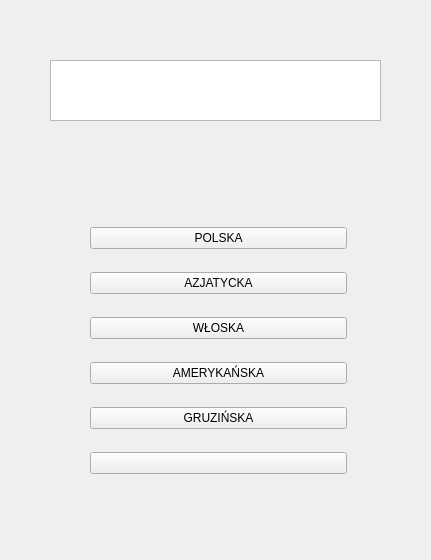
<?xml version="1.0" encoding="UTF-8"?>
<ui version="4.0">
 <class>MainWindow</class>
 <widget class="QMainWindow" name="MainWindow">
  <property name="geometry">
   <rect>
    <x>0</x>
    <y>0</y>
    <width>431</width>
    <height>560</height>
   </rect>
  </property>
  <property name="windowTitle">
   <string>Kulinarna mapa Wrocławia</string>
  </property>
  <property name="styleSheet">
   <string notr="true">background-image: url(:/img/img/1.png);</string>
  </property>
  <widget class="QWidget" name="centralwidget">
   <widget class="QWidget" name="verticalLayoutWidget">
    <property name="geometry">
     <rect>
      <x>90</x>
      <y>210</y>
      <width>257</width>
      <height>285</height>
     </rect>
    </property>
    <layout class="QVBoxLayout" name="verticalLayout">
     <item>
      <widget class="QPushButton" name="pushButton">
       <property name="autoFillBackground">
        <bool>false</bool>
       </property>
       <property name="styleSheet">
        <string notr="true">background-image: url(:/img/img/baton.png);
font: 87 18pt &quot;Georgia Pro Cond Black&quot;;</string>
       </property>
       <property name="text">
        <string>POLSKA</string>
       </property>
      </widget>
     </item>
     <item>
      <widget class="QPushButton" name="pushButton_3">
       <property name="styleSheet">
        <string notr="true">background-image: url(:/img/img/baton.png);
font: 87 18pt &quot;Georgia Pro Cond Black&quot;;</string>
       </property>
       <property name="text">
        <string>AZJATYCKA</string>
       </property>
      </widget>
     </item>
     <item>
      <widget class="QPushButton" name="pushButton_6">
       <property name="styleSheet">
        <string notr="true">background-image: url(:/img/img/baton.png);
font: 87 18pt &quot;Georgia Pro Cond Black&quot;;</string>
       </property>
       <property name="text">
        <string>WŁOSKA</string>
       </property>
      </widget>
     </item>
     <item>
      <widget class="QPushButton" name="pushButton_4">
       <property name="styleSheet">
        <string notr="true">background-image: url(:/img/img/baton.png);
font: 87 18pt &quot;Georgia Pro Cond Black&quot;;</string>
       </property>
       <property name="text">
        <string>AMERYKAŃSKA</string>
       </property>
      </widget>
     </item>
     <item>
      <widget class="QPushButton" name="pushButton_5">
       <property name="styleSheet">
        <string notr="true">background-image: url(:/img/img/baton.png);
font: 87 18pt &quot;Georgia Pro Cond Black&quot;;</string>
       </property>
       <property name="text">
        <string>GRUZIŃSKA</string>
       </property>
      </widget>
     </item>
     <item>
      <widget class="QPushButton" name="pushButton_2">
       <property name="text">
        <string/>
       </property>
      </widget>
     </item>
    </layout>
   </widget>
   <widget class="QTextBrowser" name="textBrowser">
    <property name="geometry">
     <rect>
      <x>50</x>
      <y>60</y>
      <width>331</width>
      <height>61</height>
     </rect>
    </property>
    <property name="styleSheet">
     <string notr="true">background-image: url(:/img/img/NAZWA.png);
font: 87 18pt &quot;Georgia Pro Cond Black&quot;;</string>
    </property>
    <property name="html">
     <string>&lt;!DOCTYPE HTML PUBLIC &quot;-//W3C//DTD HTML 4.0//EN&quot; &quot;http://www.w3.org/TR/REC-html40/strict.dtd&quot;&gt;
&lt;html&gt;&lt;head&gt;&lt;meta name=&quot;qrichtext&quot; content=&quot;1&quot; /&gt;&lt;style type=&quot;text/css&quot;&gt;
p, li { white-space: pre-wrap; }
&lt;/style&gt;&lt;/head&gt;&lt;body style=&quot; font-family:'Georgia Pro Cond Black'; font-size:18pt; font-weight:80; font-style:normal;&quot;&gt;
&lt;p align=&quot;center&quot; style=&quot; margin-top:0px; margin-bottom:0px; margin-left:0px; margin-right:0px; -qt-block-indent:0; text-indent:0px;&quot;&gt;&lt;span style=&quot; font-size:12pt; color:#ffffff;&quot;&gt;KULINARNA MAPA WROCŁAWIA&lt;/span&gt;&lt;/p&gt;&lt;/body&gt;&lt;/html&gt;</string>
    </property>
   </widget>
  </widget>
 </widget>
 <resources/>
 <connections/>
</ui>
